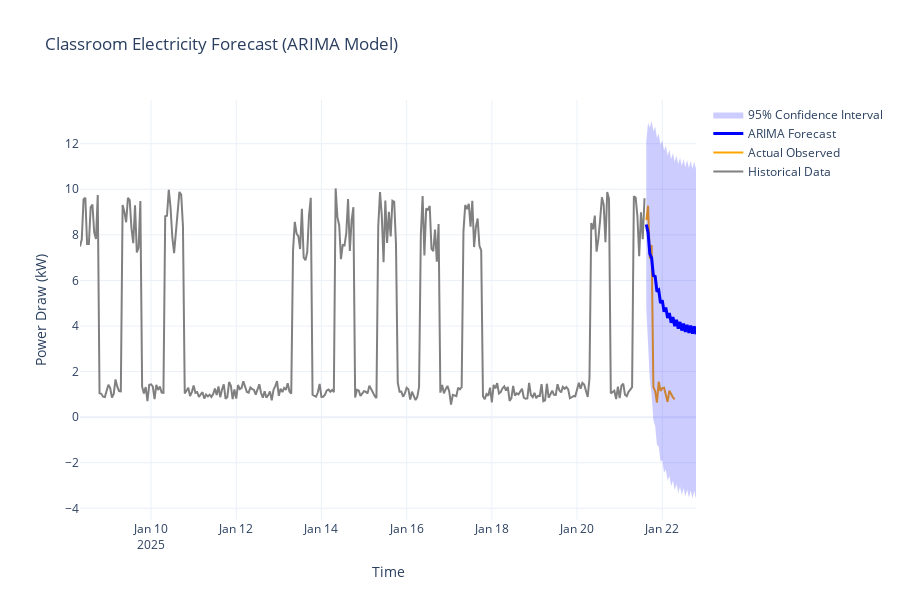

The cell this chart's notebook holds for it:
### Markdown cell above
## 4. Visualization (Plotly Dashboard)

### Code cell
fig = go.Figure()

# 1. Historical Data (The Truth)
fig.add_trace(go.Scatter(
    x=df['timestamp'][:train_size], 
    y=df['power_kw'][:train_size],
    name="Historical Data",
    line=dict(color='gray')
))

# 2. Actual Future Data (Ground Truth to compare)
fig.add_trace(go.Scatter(
    x=df['timestamp'][train_size:], 
    y=df['power_kw'][train_size:],
    name="Actual Observed",
    mode='lines',
    line=dict(color='orange', width=2)
))

# 3. The Forecast (Model Prediction)
fig.add_trace(go.Scatter(
    x=forecast_time_index,
    y=forecast_values,
    name="ARIMA Forecast",
    line=dict(color='blue', width=3)
))

# 4. Confidence Intervals (Shaded Area)
# We draw the Upper Bound, then the Lower Bound with a fill to create the shade
fig.add_trace(go.Scatter(
    x=forecast_time_index, 
    y=conf_int.iloc[:, 1],  # Upper Bound
    mode='lines',
    line=dict(width=0),
    showlegend=False
))

fig.add_trace(go.Scatter(
    x=forecast_time_index, 
    y=conf_int.iloc[:, 0],  # Lower Bound
    mode='lines',
    line=dict(width=0),
    fill='tonexty',  # Fills area between this trace and the previous one
    fillcolor='rgba(0, 0, 255, 0.2)',  # Semi-transparent blue
    name="95% Confidence Interval"
))

# Layout Polish
fig.update_layout(
    title="Classroom Electricity Forecast (ARIMA Model)",
    yaxis_title="Power Draw (kW)",
    xaxis_title="Time",
    template="plotly_white",
    height=600
)

fig.show()

### Figure 1 — Plotly figure (JSON) as saved in the notebook; plotly's stock layout.template omitted (floating-point values rounded to 4 significant figures; data arrays with more than 128 entries replaced by an {"elided": "..."} marker saying what was removed)
{"data": [{"line": {"color": "gray"}, "name": "Historical Data", "type": "scatter", "x": {"elided": "319 str values"}, "y": {"elided": "319 float values"}}, {"line": {"color": "orange", "width": 2}, "mode": "lines", "name": "Actual Observed", "type": "scatter", "x": ["2025-01-21T15:00:00.000000000", "2025-01-21T16:00:00.000000000", "2025-01-21T17:00:00.000000000", "2025-01-21T18:00:00.000000000", "2025-01-21T19:00:00.000000000", "2025-01-21T20:00:00.000000000", "2025-01-21T21:00:00.000000000", "2025-01-21T22:00:00.000000000", "2025-01-21T23:00:00.000000000", "2025-01-22T00:00:00.000000000", "2025-01-22T01:00:00.000000000", "2025-01-22T02:00:00.000000000", "2025-01-22T03:00:00.000000000", "2025-01-22T04:00:00.000000000", "2025-01-22T05:00:00.000000000", "2025-01-22T06:00:00.000000000", "2025-01-22T07:00:00.000000000"], "y": [8.641, 9.278, 6.956, 7.553, 1.316, 1.145, 0.6396, 1.556, 1.15, 1.273, 1.294, 0.966, 0.6682, 1.163, 0.9904, 0.8707, 0.7837]}, {"line": {"color": "blue", "width": 3}, "name": "ARIMA Forecast", "type": "scatter", "x": ["2025-01-21T15:00:00", "2025-01-21T16:00:00", "2025-01-21T17:00:00", "2025-01-21T18:00:00", "2025-01-21T19:00:00", "2025-01-21T20:00:00", "2025-01-21T21:00:00", "2025-01-21T22:00:00", "2025-01-21T23:00:00", "2025-01-22T00:00:00", "2025-01-22T01:00:00", "2025-01-22T02:00:00", "2025-01-22T03:00:00", "2025-01-22T04:00:00", "2025-01-22T05:00:00", "2025-01-22T06:00:00", "2025-01-22T07:00:00", "2025-01-22T08:00:00", "2025-01-22T09:00:00", "2025-01-22T10:00:00", "2025-01-22T11:00:00", "2025-01-22T12:00:00", "2025-01-22T13:00:00", "2025-01-22T14:00:00", "2025-01-22T15:00:00", "2025-01-22T16:00:00", "2025-01-22T17:00:00", "2025-01-22T18:00:00", "2025-01-22T19:00:00"], "y": [8.456, 8.096, 7.164, 6.988, 6.214, 6.174, 5.516, 5.575, 5.002, 5.135, 4.625, 4.811, 4.347, 4.573, 4.143, 4.398, 3.993, 4.27, 3.883, 4.175, 3.802, 4.106, 3.742, 4.054, 3.699, 4.017, 3.666, 3.989, 3.643]}, {"line": {"width": 0}, "mode": "lines", "showlegend": false, "type": "scatter", "x": ["2025-01-21T15:00:00", "2025-01-21T16:00:00", "2025-01-21T17:00:00", "2025-01-21T18:00:00", "2025-01-21T19:00:00", "2025-01-21T20:00:00", "2025-01-21T21:00:00", "2025-01-21T22:00:00", "2025-01-21T23:00:00", "2025-01-22T00:00:00", "2025-01-22T01:00:00", "2025-01-22T02:00:00", "2025-01-22T03:00:00", "2025-01-22T04:00:00", "2025-01-22T05:00:00", "2025-01-22T06:00:00", "2025-01-22T07:00:00", "2025-01-22T08:00:00", "2025-01-22T09:00:00", "2025-01-22T10:00:00", "2025-01-22T11:00:00", "2025-01-22T12:00:00", "2025-01-22T13:00:00", "2025-01-22T14:00:00", "2025-01-22T15:00:00", "2025-01-22T16:00:00", "2025-01-22T17:00:00", "2025-01-22T18:00:00", "2025-01-22T19:00:00"], "y": [12.12, 12.92, 12.7, 13.0, 12.55, 12.74, 12.26, 12.44, 11.96, 12.16, 11.7, 11.92, 11.49, 11.73, 11.32, 11.59, 11.19, 11.48, 11.1, 11.39, 11.02, 11.33, 10.97, 11.28, 10.93, 11.25, 10.9, 11.22, 10.88]}, {"fill": "tonexty", "fillcolor": "rgba(0, 0, 255, 0.2)", "line": {"width": 0}, "mode": "lines", "name": "95% Confidence Interval", "type": "scatter", "x": ["2025-01-21T15:00:00", "2025-01-21T16:00:00", "2025-01-21T17:00:00", "2025-01-21T18:00:00", "2025-01-21T19:00:00", "2025-01-21T20:00:00", "2025-01-21T21:00:00", "2025-01-21T22:00:00", "2025-01-21T23:00:00", "2025-01-22T00:00:00", "2025-01-22T01:00:00", "2025-01-22T02:00:00", "2025-01-22T03:00:00", "2025-01-22T04:00:00", "2025-01-22T05:00:00", "2025-01-22T06:00:00", "2025-01-22T07:00:00", "2025-01-22T08:00:00", "2025-01-22T09:00:00", "2025-01-22T10:00:00", "2025-01-22T11:00:00", "2025-01-22T12:00:00", "2025-01-22T13:00:00", "2025-01-22T14:00:00", "2025-01-22T15:00:00", "2025-01-22T16:00:00", "2025-01-22T17:00:00", "2025-01-22T18:00:00", "2025-01-22T19:00:00"], "y": [4.792, 3.27, 1.626, 0.9807, -0.1232, -0.3957, -1.224, -1.287, -1.952, -1.886, -2.447, -2.299, -2.791, -2.587, -3.034, -2.791, -3.206, -2.937, -3.33, -3.043, -3.42, -3.119, -3.484, -3.174, -3.532, -3.215, -3.566, -3.244, -3.591]}], "layout": {"height": 600, "title": {"text": "Classroom Electricity Forecast (ARIMA Model)"}, "xaxis": {"title": {"text": "Time"}}, "yaxis": {"title": {"text": "Power Draw (kW)"}}}}
